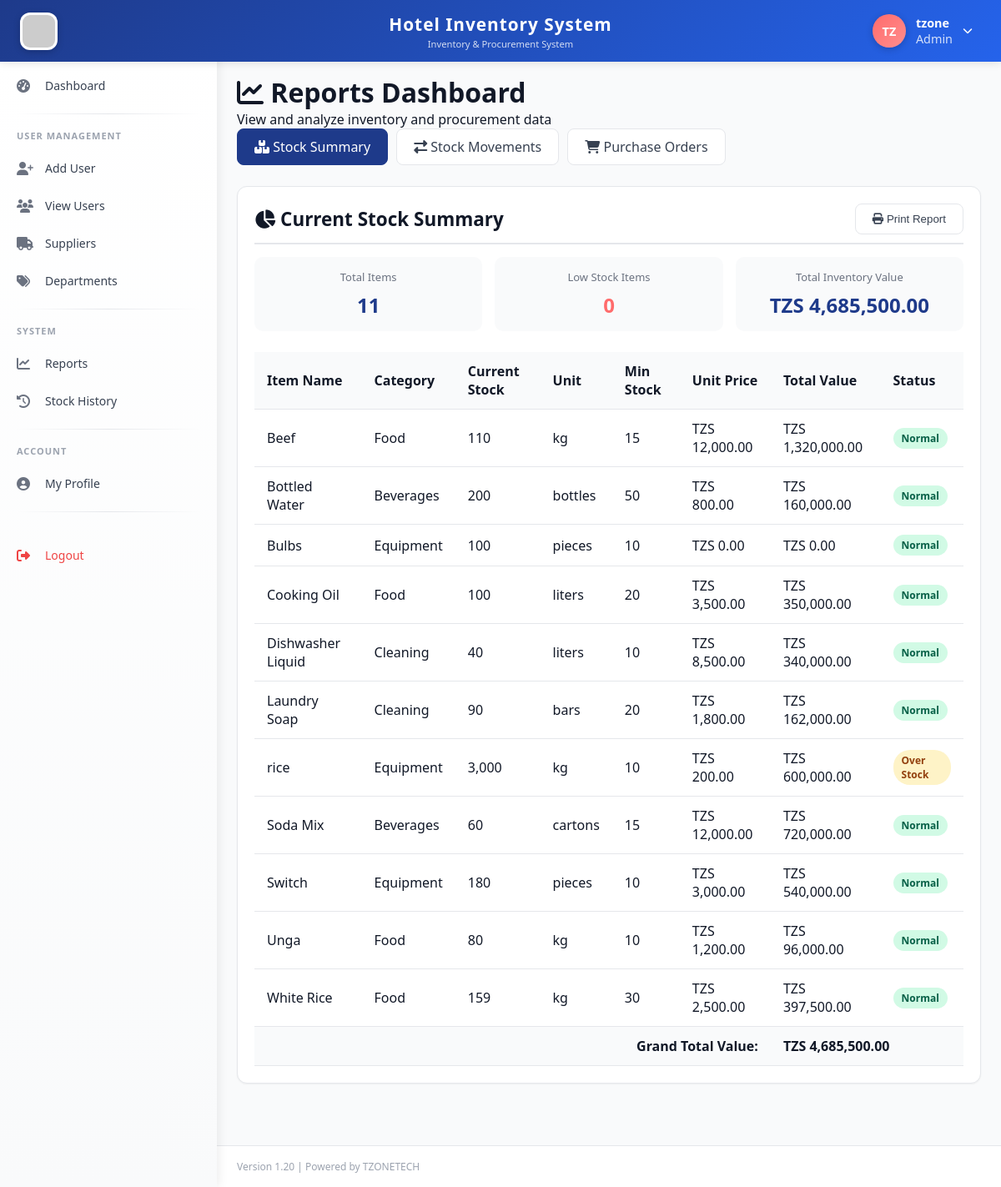
Page /manager/reports.php (signed in) on the committed database.
### tables this page shows
CREATE TABLE `users` (
  `id` int(11) NOT NULL,
  `fullname` varchar(100) NOT NULL,
  `username` varchar(50) NOT NULL,
  `password` varchar(255) NOT NULL,
  `email` varchar(100) NOT NULL,
  `phone` varchar(20) DEFAULT NULL,
  `role_id` int(11) NOT NULL,
  `status` enum('active','inactive') DEFAULT 'active',
  `created_at` timestamp NOT NULL DEFAULT current_timestamp(),
  `phone_verified` tinyint(4) DEFAULT 0,
  `reset_token` varchar(100) DEFAULT NULL,
  `reset_expires` datetime DEFAULT NULL,
  `profile_picture` varchar(255) DEFAULT NULL,
  `updated_at` timestamp NOT NULL DEFAULT current_timestamp() ON UPDATE current_timestamp()
);

CREATE TABLE `inventory_items` (
  `id` int(11) NOT NULL,
  `item_name` varchar(100) NOT NULL,
  `category` varchar(50) DEFAULT NULL,
  `unit` varchar(20) DEFAULT NULL,
  `current_stock` int(11) DEFAULT 0,
  `minimum_stock` int(11) DEFAULT 10,
  `maximum_stock` int(11) DEFAULT 500,
  `unit_price` decimal(10,2) DEFAULT NULL,
  `supplier_id` int(11) DEFAULT NULL,
  `location` varchar(100) DEFAULT NULL,
  `department` varchar(50) DEFAULT 'Store',
  `default_department_id` int(11) DEFAULT NULL,
  `status` enum('active','inactive') DEFAULT 'active',
  `created_at` timestamp NOT NULL DEFAULT current_timestamp(),
  `updated_at` timestamp NOT NULL DEFAULT current_timestamp() ON UPDATE current_timestamp()
);

### manager/reports.php (the view, shortened to what this page needs)
<?php
require_once '../includes/auth_check.php';
$report_type = $_GET['type'] ?? 'stock';
$date_from = $_GET['date_from'] ?? date('Y-m-01');
$date_to = $_GET['date_to'] ?? date('Y-m-d');
$stock_data = [];
if ($report_type == 'stock') {
    $sql = "SELECT i.*, s.company_name as supplier_name
            FROM inventory_items i
            LEFT JOIN suppliers s ON i.supplier_id = s.id
            WHERE i.status = 'active'
            ORDER BY i.item_name";
    $result = $db->query($sql);
    $stock_data = $result->fetch_all(MYSQLI_ASSOC);
    $total_value = 0;
    foreach ($stock_data as $item) {
        $total_value += $item['current_stock'] * $item['unit_price'];
    }
}
include '../templates/header.php';
include '../templates/sidebar.php';
?>
<div class="main-content">
    <div class="page-header">
        <h1><i class="fas fa-chart-line"></i> Reports Dashboard</h1>
        <p>View and analyze inventory and procurement data</p>
    </div>
    <div class="report-nav">
        <a href="?type=stock" class="report-tab <?php echo $report_type == 'stock' ? 'active' : ''; ?>">
            <i class="fas fa-boxes"></i> Stock Summary
        </a>
        <a href="?type=movements&date_from=<?php echo $date_from; ?>&date_to=<?php echo $date_to; ?>" class="report-tab <?php echo $report_type == 'movements' ? 'active' : ''; ?>">
            <i class="fas fa-exchange-alt"></i> Stock Movements
        </a>
        <a href="?type=purchase&date_from=<?php echo $date_from; ?>&date_to=<?php echo $date_to; ?>" class="report-tab <?php echo $report_type == 'purchase' ? 'active' : ''; ?>">
            <i class="fas fa-shopping-cart"></i> Purchase Orders
        </a>
    </div>
    <?php if($report_type == 'stock'): ?>
    <div class="card">
        <div class="card-header">
            <div style="display: flex; justify-content: space-between; align-items: center;">
                <h3><i class="fas fa-chart-pie"></i> Current Stock Summary</h3>
                <button onclick="window.print()" class="report-tab">
                    <i class="fas fa-print"></i> Print Report
                </button>
            </div>
        </div>
        <div class="card-body">
            <div class="stats-summary">
                <div class="stat-item">
                    <div class="stat-label">Total Items</div>
                    <div class="stat-number"><?php echo count($stock_data); ?></div>
                </div>
                <div class="stat-item">
                    <div class="stat-label">Low Stock Items</div>
                    <div class="stat-number" style="color: #FF6B6B;">
                        <?php
                            $low_count = 0;
                            echo $low_count;
                        ?>
                    </div>
                </div>
                <div class="stat-item">
                    <div class="stat-label">Total Inventory Value</div>
                    <div class="stat-number">TZS <?php echo number_format($total_value, 2); ?></div>
                </div>
            </div>
            <div class="table-responsive">
                <table class="data-table" id="reportTable">
                    <thead>
                        <tr>
                            <th>Item Name</th>
                            <th>Category</th>
                            <th>Current Stock</th>
                            <th>Unit</th>
                            <th>Min Stock</th>
                            <th>Unit Price</th>
                            <th>Total Value</th>
                            <th>Status</th>
                        </tr>
                    </thead>
                    <tbody>
                        <?php foreach($stock_data as $item): ?>
                            <tr>
                                <td><?php echo htmlspecialchars($item['item_name']); ?></td>
                                <td><?php echo htmlspecialchars($item['category'] ?? '-'); ?></td>
                                <td>
                                    <span class="<?php echo ($item['current_stock'] <= $item['minimum_stock']) ? 'text-danger' : ''; ?>">
                                        <?php echo number_format($item['current_stock']); ?>
                                    </span>
                                 </td>
                                <td><?php echo htmlspecialchars($item['unit'] ?? '-'); ?></td>
                                <td><?php echo number_format($item['minimum_stock']); ?></td>
                                <td>TZS <?php echo number_format($item['unit_price'], 2); ?></td>
                                <td>TZS <?php echo number_format($item['current_stock'] * $item['unit_price'], 2); ?></td>
                                <td>
                                    <?php if($item['current_stock'] <= $item['minimum_stock']): ?>
                                        <span class="badge-danger">Low Stock</span>
                                    <?php elseif($item['current_stock'] >= $item['maximum_stock']): ?>
                                        <span class="badge-warning">Over Stock</span>
                                    <?php else: ?>
                                        <span class="badge-success">Normal</span>
                                    <?php endif; ?>
                                 </td>
                            </tr>
                        <?php endforeach; ?>
                    </tbody>
                    <tfoot>
                        <tr class="total-row">
                            <td colspan="6" style="text-align: right;"><strong>Grand Total Value:</strong></td>
                            <td colspan="2"><strong>TZS <?php echo number_format($total_value, 2); ?></strong></td>
                        </tr>
                    </tfoot>
                </table>
            </div>
        </div>
    </div>
    <?php endif; ?>
</div>
<?php include '../templates/footer.php'; ?>

### templates/header.php (shortened to what this page needs)
<!DOCTYPE html>
<html lang="en">
<head>
    <link rel="stylesheet" href="https://cdnjs.cloudflare.com/ajax/libs/font-awesome/6.4.0/css/all.min.css">
    <link rel="stylesheet" href="<?php echo APP_URL; ?>/assets/css/style.css">
</head>
<body>
    <div class="top-header">
        <div class="header-left">
            <img src="<?php echo APP_URL; ?>/assets/images/hotel.jpg" alt="Hotel Logo" class="logo-img" onerror="this.src='https://via.placeholder.com/45x45?text=H'">
        </div>
        <div class="header-center">
            <div class="app-title"><?php echo APP_NAME; ?></div>
            <div class="app-subtitle">Inventory & Procurement System</div>
        </div>
        <div class="header-right">
            <div class="user-info" id="userInfoBtn">
                <div class="user-avatar-circle" id="userAvatar">
                    <?php
                    $user_id = $_SESSION['user_id'] ?? 0;
                    $profile_pic = '';
                    $fullname = $_SESSION['fullname'] ?? 'User';
                    if ($user_id > 0 && isset($db)) {
                        $pic_sql = "SELECT profile_picture, fullname FROM users WHERE id = ?";
                        $pic_stmt = $db->prepare($pic_sql);
                        $pic_stmt->bind_param("i", $user_id);
                        $pic_stmt->execute();
                        $pic_result = $pic_stmt->get_result();
                        if ($pic_row = $pic_result->fetch_assoc()) {
                            $profile_pic = $pic_row['profile_picture'];
                            $fullname = $pic_row['fullname'];
                        }
                    }
                    $profile_pic_path = '';
                    if ($profile_pic_path && !empty($profile_pic)):
                    ?>
                        <img src="<?php echo $profile_pic_path; ?>?t=<?php echo time(); ?>" alt="Profile" id="headerProfileImg">
                    <?php else:
                        $name_parts = explode(' ', $fullname);
                        $initial = strtoupper(substr($name_parts[0], 0, 1));
                        if (isset($name_parts[1])) {
                            $initial .= strtoupper(substr($name_parts[1], 0, 1));
                        } else if (strlen($name_parts[0]) > 1) {
                            $initial .= strtoupper(substr($name_parts[0], 1, 1));
                        } else {
                            $initial .= strtoupper(substr($fullname, 0, 1));
                        }
                    ?>
                        <span id="headerInitials"><?php echo $initial; ?></span>
                    <?php endif; ?>
                </div>
                <div class="user-details">
                    <span class="user-name" id="headerUserName"><?php echo htmlspecialchars($fullname); ?></span>
                    <span class="user-role"><?php echo $_SESSION['role'] ?? 'Guest'; ?></span>
                </div>
                <i class="fas fa-chevron-down" style="font-size: 12px;"></i>
            </div>
        </div>
    </div>

### assets/css/style.css (style rules this page uses)
:root { --primary-dark: #1E3A8A; --primary-light: #2563EB; --accent: #FF6B6B; --accent-dark: #e55a5a; --bg-light: #F9FAFB; --white: #FFFFFF; --text-dark: #111827; --text-muted: #6B7280; --border: #E5E7EB; --shadow-sm: 0 1px 2px 0 rgba(0, 0, 0, 0.05); --shadow-md: 0 4px 6px -1px rgba(0, 0, 0, 0.1); --shadow-lg: 0 10px 15px -3px rgba(0, 0, 0, 0.1); --success: #10B981; --warning: #F59E0B; --danger: #EF4444; --info: #3B82F6; }
* { margin: 0; padding: 0; box-sizing: border-box; }
body { font-family: 'Segoe UI', Tahoma, Geneva, Verdana, sans-serif; background: var(--bg-light); color: var(--text-dark); }
.top-header { background: var(--primary-dark); color: white; padding: 12px 24px; position: fixed; top: 0; left: 0; right: 0; z-index: 1000; display: flex; justify-content: space-between; align-items: center; box-shadow: var(--shadow-md); }
.user-info { display: flex; align-items: center; gap: 20px; }
.user-info span { font-size: 0.9rem; }
.main-content { margin-left: 260px; margin-top: 65px; padding: 24px; min-height: calc(100vh - 65px); }
.card { background: var(--white); border-radius: 12px; box-shadow: var(--shadow-sm); padding: 20px; margin-bottom: 20px; border: 1px solid var(--border); }
.card-header { font-size: 1.2rem; font-weight: 600; margin-bottom: 15px; padding-bottom: 10px; border-bottom: 2px solid var(--border); }
.data-table { width: 100%; border-collapse: collapse; }
.data-table thead { background: var(--bg-light); }
.data-table th, .data-table td { padding: 12px 15px; text-align: left; border-bottom: 1px solid var(--border); }
.data-table th { font-weight: 600; color: var(--text-dark); }

### templates/header.php (style rules this page uses)
* { margin: 0; padding: 0; box-sizing: border-box; }
body { font-family: 'Segoe UI', Tahoma, Geneva, Verdana, sans-serif; background: #F9FAFB; color: #111827; }
.top-header { background: linear-gradient(135deg, #1E3A8A 0%, #2563EB 100%); color: white; padding: 12px 24px; position: fixed; top: 0; left: 0; right: 0; z-index: 1000; display: flex; justify-content: space-between; align-items: center; box-shadow: 0 2px 10px rgba(0,0,0,0.1); }
.header-left { display: flex; align-items: center; gap: 15px; min-width: 200px; }
.logo-img { width: 45px; height: 45px; border-radius: 12px; object-fit: cover; box-shadow: 0 2px 8px rgba(0,0,0,0.2); background: white; padding: 3px; }
.header-center { flex: 1; text-align: center; }
.app-title { font-size: 1.3rem; font-weight: 700; letter-spacing: 1px; }
.app-subtitle { font-size: 0.7rem; opacity: 0.8; margin-top: 2px; }
.header-right { display: flex; align-items: center; gap: 20px; min-width: 200px; justify-content: flex-end; }
.user-info { display: flex; align-items: center; gap: 12px; cursor: pointer; position: relative; padding: 5px 10px; border-radius: 40px; transition: background 0.3s; }
.user-avatar-circle { width: 40px; height: 40px; border-radius: 50%; background: linear-gradient(135deg, #FF6B6B, #ff8e8e); display: flex; align-items: center; justify-content: center; font-weight: 700; font-size: 18px; color: white; text-transform: uppercase; box-shadow: 0 2px 8px rgba(0,0,0,0.2); overflow: hidden; }
.user-details { display: flex; flex-direction: column; }
.user-name { font-size: 14px; font-weight: 600; }
.user-role { font-size: 11px; opacity: 0.8; }
.main-content { margin-left: 260px; margin-top: 65px; padding: 24px; min-height: calc(100vh - 65px); }

### manager/reports.php (style rules this page uses)
.report-nav { display: flex; gap: 10px; margin-bottom: 25px; flex-wrap: wrap; }
.report-tab { padding: 10px 20px; background: white; border-radius: 8px; text-decoration: none; color: #374151; transition: all 0.3s; border: 1px solid #E5E7EB; }
.report-tab:hover, .report-tab.active { background: #1E3A8A; color: white; border-color: #1E3A8A; }
.stats-summary { display: grid; grid-template-columns: repeat(auto-fit, minmax(180px, 1fr)); gap: 15px; margin-bottom: 25px; }
.stat-item { background: #F9FAFB; padding: 15px; border-radius: 10px; text-align: center; }
.stat-label { font-size: 13px; color: #6B7280; margin-bottom: 8px; }
.stat-number { font-size: 24px; font-weight: 700; color: #1E3A8A; }
.badge-success, .badge-danger, .badge-warning { display: inline-block; padding: 4px 10px; border-radius: 20px; font-size: 12px; font-weight: 600; }
.badge-success { background: #D1FAE5; color: #065F46; }
.badge-warning { background: #FEF3C7; color: #92400E; }
.total-row { background: #F9FAFB; font-weight: bold; }

### templates/footer.php (style rules this page uses)
.card { transition: transform 0.2s, box-shadow 0.2s; }

### rows in the picture
users: fullname "TZ", fullname "tzone"
inventory_items: item_name "Beef", category "Food", current_stock "110", unit "kg", minimum_stock "15", unit_price "12,000.00", $item['current_stock'] * $item['unit_price'] "1,320,000.00", maximum_stock "Normal"
inventory_items: item_name "Bottled Water", category "Beverages", current_stock "200", unit "bottles", minimum_stock "50", unit_price "800.00", $item['current_stock'] * $item['unit_price'] "160,000.00", maximum_stock "Normal"
inventory_items: item_name "Bulbs", category "Equipment", current_stock "100", unit "pieces", minimum_stock "10", unit_price "0.00", $item['current_stock']*$item['unit_price'] "0.00", maximum_stock "Normal"
inventory_items: item_name "Cooking Oil", category "Food", current_stock "100", unit "liters", minimum_stock "20", unit_price "3,500.00", $item['current_stock'] * $item['unit_price'] "350,000.00", maximum_stock "Normal"
inventory_items: item_name "Dishwasher Liquid", category "Cleaning", current_stock "40", unit "liters", minimum_stock "10", unit_price "8,500.00", $item['current_stock'] * $item['unit_price'] "340,000.00", maximum_stock "Normal"
inventory_items: item_name "Laundry Soap", category "Cleaning", current_stock "90", unit "bars", minimum_stock "20", unit_price "1,800.00", $item['current_stock'] * $item['unit_price'] "162,000.00", maximum_stock "Normal"
inventory_items: item_name "rice", category "Equipment", current_stock "3,000", unit "kg", minimum_stock "10", unit_price "200.00", $item['current_stock'] * $item['unit_price'] "600,000.00", maximum_stock "Over Stock"
inventory_items: item_name "Soda Mix", category "Beverages", current_stock "60", unit "cartons", minimum_stock "15", unit_price "12,000.00", $item['current_stock'] * $item['unit_price'] "720,000.00", maximum_stock "Normal"
inventory_items: item_name "Switch", category "Equipment", current_stock "180", unit "pieces", minimum_stock "10", unit_price "3,000.00", $item['current_stock'] * $item['unit_price'] "540,000.00", maximum_stock "Normal"
inventory_items: item_name "Unga", category "Food", current_stock "80", unit "kg", minimum_stock "10", unit_price "1,200.00", $item['current_stock'] * $item['unit_price'] "96,000.00", maximum_stock "Normal"
inventory_items: item_name "White Rice", category "Food", current_stock "159", unit "kg", minimum_stock "30", unit_price "2,500.00", $item['current_stock'] * $item['unit_price'] "397,500.00", maximum_stock "Normal"

### other values in the picture
APP_NAME "Hotel Inventory System"
$_SESSION['role'] "Admin"
count($stock_data) "11"
$low_count "0"
$total_value "4,685,500.00"
